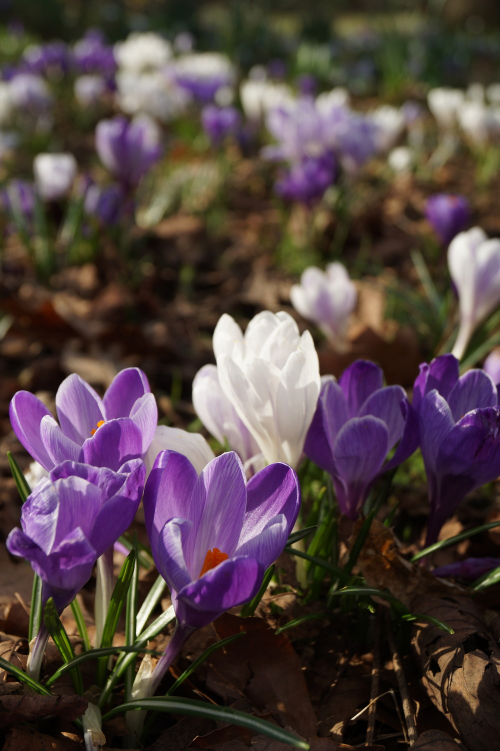
#> input picture Filters_convolution/image.jpg, 1000 x 1502 px (shown at 1/2 size)
$ python custom_filters.py image.jpg 100 image.jpg 1.0 5 5
#> lines starting #> are read from the running program, lines starting #| are printed output that depends on the picture
import numpy as np
import cv2
import sys
import time
import math


# [161 lines left out: functions create_gaussian_kernel, apply_mean_filter, apply_median_filter_slow, apply_median_filter, create_gabor_kernel, custom_convolution and 1 more, not called in this run]


def main():
    if len(sys.argv) < 4:
        print("Usage: python custom_filters.py image.jpg width filter_type [sigma] [t1 t2]")
        print("filter_type: gaussian, median, mean, gabor")
        print("Example: python custom_filters.py image.jpg 5 gaussian 1.0 50 100")
        return

    filename = sys.argv[1]
    width = int(sys.argv[2])
    filter_type = sys.argv[3].lower()

    img = cv2.imread(filename, cv2.IMREAD_GRAYSCALE)
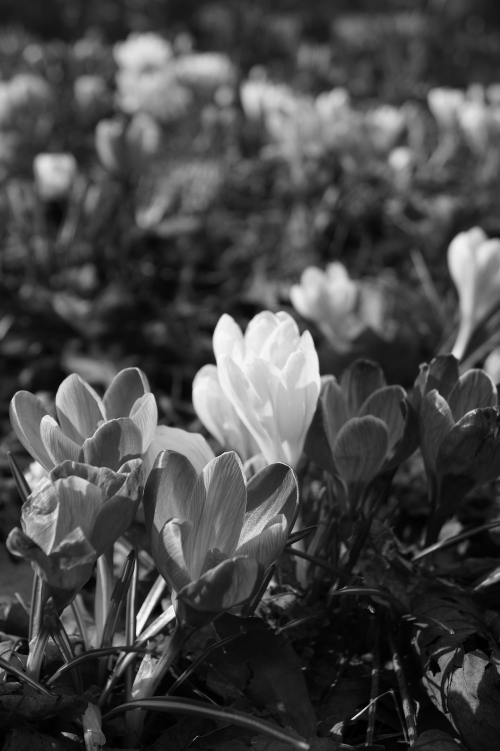
#> img: shape (1502, 1000) (shown at 1/2 size); min 0, max 255, mean 72.3
    if img is None:
        print("Error loading image")
        return

    # Downscale the image by 0.5 (50% of its original width and height).
    img = cv2.resize(img, (int(img.shape[1] * 0.5), int(img.shape[0] * 0.5)))
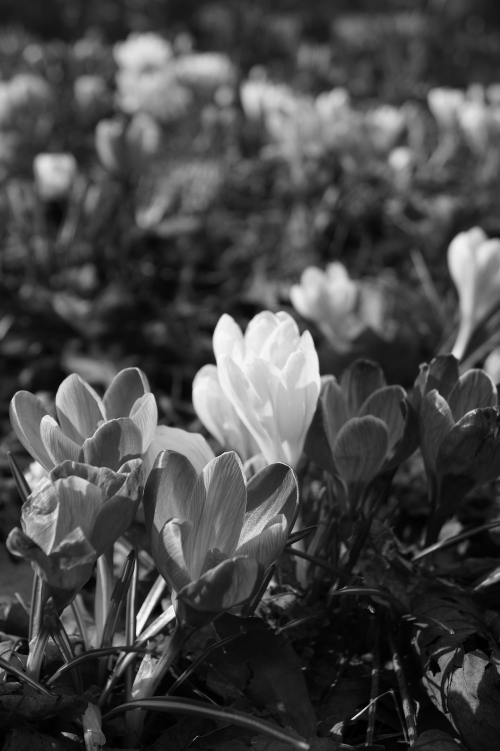
#> img: shape (751, 500); min 0, max 253, mean 72.5

    # Apply smoothing filter
    start_time = time.time()

    if filter_type == "gaussian":
        sigma = float(sys.argv[4]) if len(sys.argv) > 4 else 1.0
        kernel = create_gaussian_kernel(width, sigma)
        smoothed = custom_convolution(img, kernel)
    elif filter_type == "median":
        smoothed = apply_median_filter(img, width)
    elif filter_type == "mean":
        smoothed = apply_mean_filter(img, width)
    elif filter_type == "gabor":
        theta = np.pi / 4  # 45 degrees
        sigma = float(sys.argv[4]) if len(sys.argv) > 4 else 3.0
        lambd = 10.0
        gamma = 0.5
        kernel = create_gabor_kernel(width, theta, sigma, lambd, gamma)
        smoothed = custom_convolution(img, kernel)
    else:
        print("Invalid filter type")
        return

    filter_time = time.time() - start_time

    # Edge detection
    t_low = int(sys.argv[5]) if len(sys.argv) > 5 else 50
    t_high = int(sys.argv[6]) if len(sys.argv) > 6 else None

    start_time = time.time()
    edges = detect_edges(smoothed, t_low, t_high)
    edge_time = time.time() - start_time

    # Display results
    cv2.imshow("Original", img)
    cv2.imshow("Smoothed", smoothed)
    cv2.imshow("Edges", edges)
    cv2.waitKey(0)
    cv2.destroyAllWindows()

    print(f"Filter time: {filter_time:.4f}s")
    print(f"Edge detection time: {edge_time:.4f}s")


if __name__ == "__main__":
    main()
